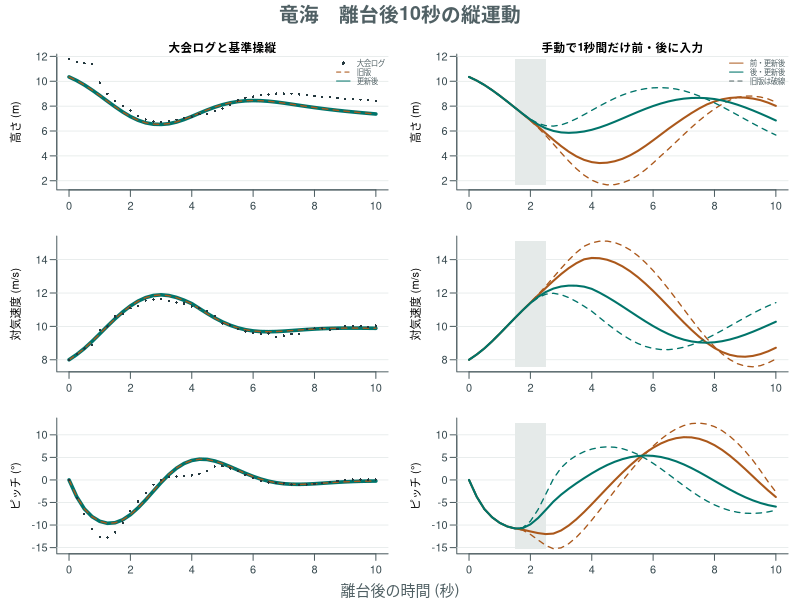

The R source for this figure:
# Run at the repository root after generating the comparison CSV.
d <- read.csv("docs/pilot-shift-comparison.csv")
png("docs/pilot-shift-comparison.png", width=1440, height=900, res=155, bg="white")
par(family=if (Sys.info()[["sysname"]] == "Darwin") "Hiragino Sans" else "sans",
    mfrow=c(3,2), mar=c(2.5,4.3,1.0,0.9), oma=c(1,0,3.1,0),
    mgp=c(2.6,.7,0), las=1, fg="#506064", col.axis="#36484e")
log <- subset(d, version=="log")
old <- subset(d, version=="8d2e318" & control=="reference")
new <- subset(d, version=="current" & control=="reference")
teal <- "#00746a"; amber <- "#ab581b"
for (key in c("height_m","airspeed_m_s","pitch_deg")) {
  ylab <- switch(key,height_m="高さ (m)",airspeed_m_s="対気速度 (m/s)",pitch_deg="ピッチ (°)")
  ylim <- range(d[,key])
  panel <- function() {
    plot(c(0,10),ylim,type="n",ylim=ylim,xlab="",ylab=ylab,bty="l",xaxt="n")
    axis(1,at=seq(0,10,2))
    abline(h=axTicks(2),col="#e1e7e6",lwd=.7)
  }
  panel()
  lines(new$seconds,new[,key],col=teal,lwd=3.5)
  lines(old$seconds,old[,key],col=amber,lwd=1.3,lty=2)
  points(log$seconds,log[,key],col="#24383e",pch=16,cex=.48)
  if (key=="height_m") {
    title("大会ログと基準操縦",cex.main=1.05)
    legend("topright",c("大会ログ","旧版","更新後"),pch=c(16,NA,NA),lty=c(NA,2,1),
           col=c("#24383e",amber,teal),bty="n",cex=.68)
  }
  panel()
  rect(1.5,ylim[1],2.5,ylim[2],col="#e5eae9",border=NA)
  for (control in c("forward","aft")) {
    colour <- if (control=="aft") teal else amber
    for (version in c("8d2e318","current")) {
      rows <- d[d$control==control & d$version==version,]
      lines(rows$seconds,rows[,key],lwd=if (version=="current") 2 else 1.3,
            col=colour,lty=if (version=="current") 1 else 2)
    }
  }
  if (key=="height_m") {
    title("手動で1秒間だけ前・後に入力",cex.main=1.05)
    legend("topright",c("前・更新後","後・更新後","旧版は破線"),col=c(amber,teal,"#526465"),
           lty=c(1,1,2),bty="n",cex=.68)
  }
}
mtext("離台後の時間 (秒)",side=1,outer=TRUE,line=-.1,cex=.9)
mtext("竜海　離台後10秒の縦運動",side=3,outer=TRUE,line=1.25,font=2,cex=1.18)
invisible(dev.off())
